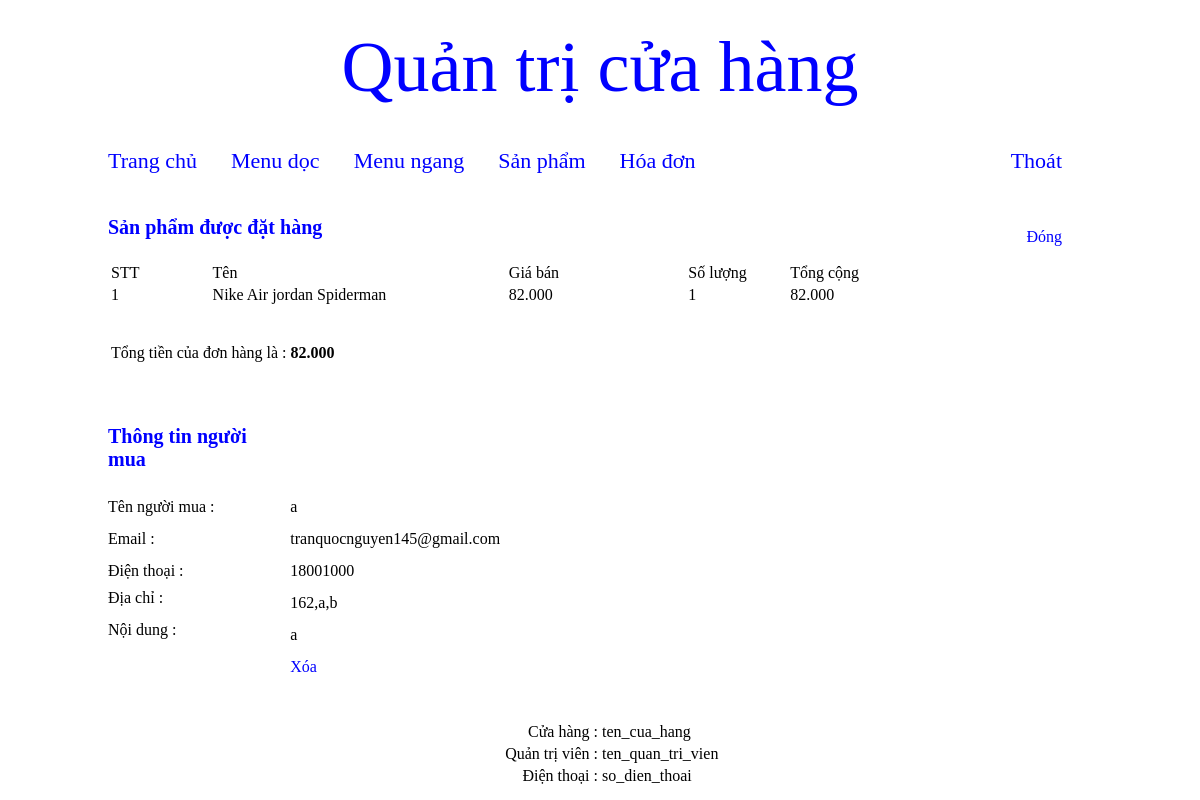
The page /quan_tri/index.php?thamso=xem_hoa_don&id=1&trang=1 (signed in) on the database its author committed.
### tables this page shows
CREATE TABLE IF NOT EXISTS `san_pham` (
  `id` int(11) NOT NULL AUTO_INCREMENT,
  `ten` varchar(256) NOT NULL,
  `noi_dung` mediumtext NOT NULL,
  `noi_bat` varchar(256) NOT NULL,
  `hinh_anh` varchar(256) NOT NULL,
  `gia` int(255) NOT NULL,
  `thuoc_menu` int(255) NOT NULL,
  `trang_chu` varchar(256) NOT NULL,
  `sap_xep_trang_chu` varchar(255) NOT NULL,
  `maloai` varchar(13) NOT NULL,
  PRIMARY KEY (`id`),
  KEY `loai` (`maloai`)
);

CREATE TABLE IF NOT EXISTS `hoa_don` (
  `id` int(11) NOT NULL AUTO_INCREMENT,
  `ten_nguoi_mua` varchar(256) NOT NULL,
  `email` varchar(256) NOT NULL,
  `dia_chi` mediumtext NOT NULL,
  `dien_thoai` varchar(10) NOT NULL,
  `noi_dung` mediumtext NOT NULL,
  `hang_duoc_mua` mediumtext NOT NULL,
  PRIMARY KEY (`id`)
);

### quan_tri/chuc_nang/hoa_don/xem_hoa_don.php (the view, shortened to what this page needs)
<?php
	$id=$_GET['id'];
	$tv="select * from hoa_don where id='$id' ";
	$tam=mysql_query($tv);
	$tv_2=mysql_fetch_array($tam);
	$ten_nguoi_mua=$tv_2['ten_nguoi_mua'];
	$email=$tv_2['email'];
	$dien_thoai=$tv_2['dien_thoai'];
	$dia_chi=$tv_2['dia_chi'];
	$noi_dung=$tv_2['noi_dung'];
	$hang_duoc_mua=$tv_2['hang_duoc_mua'];
	$link_dong="?thamso=hoa_don&&trang=".$_GET['trang'];
	$link_xoa="?xoa_hoa_don_o_trang_chi_tiet=co&id=".$id."&trang=".$_GET['trang'];
?>
<table width="990px" >
	<tr>
		<td width="250px" ><b style="color:blue;font-size:20px" >Sản phẩm được đặt hàng </b><br><br> </td>
		<td width="740px" align="right" >
			<a href="<?php echo $link_dong; ?>" class="lk_a1" style="margin-right:30px" >Đóng</a>
		</td>
	</tr>
	<tr>
		<td align="left" colspan="2" >
			<table width="880px" >
				<tr>
					<td width="100px">STT</td>
					<td width="300px" >Tên</td>
					<td width="180px">Giá bán</td>
					<td width="100px" >Số lượng</td>
					<td width="200px">Tổng cộng</td>
				</tr>
				<?php
					$m=explode("[|||||]",$hang_duoc_mua);
					$tong_lon=0;
					for($i=0;$i<count($m);$i++)
					{
						if(isset($m[$i]))
						{
							if($m[$i]!="")
							{
								$stt=$i+1;
								$m_2=explode("[|||]",$m[$i]);
								$id_sp=$m_2[0];
								$sl_sp=$m_2[1];
								$tv_sp="select id,ten,gia from san_pham where id='$id_sp' ";
								$tv_sp_1=mysql_query($tv_sp);
								$tv_sp_2=mysql_fetch_array($tv_sp_1);
								$ten=$tv_sp_2['ten'];
								$gia=$tv_sp_2['gia'];
								$gia_duoc_dinh_dang=number_format($gia,0,",",".");
								$tong=$gia*$sl_sp;
								$tong_duoc_dinh_dang=number_format($tong,0,",",".");
								$tong_lon=$tong_lon+$tong;
								if($sl_sp!=0)
								{
								?>
									<tr>
										<td><?php echo $stt; ?></td>
										<td><?php echo $ten; ?></td>
										<td><?php echo $gia_duoc_dinh_dang; ?></td>
										<td><?php echo $sl_sp; ?></td>
										<td><?php echo $tong_duoc_dinh_dang; ?></td>
									</tr>
								<?php
								}
							}
						}
					}
				?>
				<tr>
					<td colspan="5">
						<br><br>
						Tổng tiền của đơn hàng là :
						<?php
							$tong_lon_duoc_dinh_dang=number_format($tong_lon,0,",",".");
							echo "<b>".$tong_lon_duoc_dinh_dang."</b>";
						?>
						<br><br>
					</td>
				</tr>
			</table>
		</td>
	</tr>
</table>
<br><br>
<table width="990px" >
	<tr>
		<td width="180px" ><b style="color:blue;font-size:20px" >Thông tin người mua</b><br><br> </td>
		<td width="810px" align="right" >
		</td>
	</tr>
	<tr height="30px" >
		<td >Tên người mua : </td>
		<td >
			<?php echo $ten_nguoi_mua; ?>
		</td>
	</tr>
	<tr height="30px" >
		<td >Email : </td>
		<td >
			<?php echo $email; ?>
		</td>
	</tr>
	<tr height="30px" >
		<td >Điện thoại : </td>
		<td >
			<?php echo $dien_thoai; ?>
		</td>
	</tr>
	<tr height="30px" >
		<td valign="top" >Địa chỉ : </td>
		<td >
			<?php echo $dia_chi; ?>
		</td>
	</tr>
	<tr height="30px" >
		<td valign="top" >Nội dung : </td>
		<td >
			<?php echo $noi_dung; ?>
		</td>
	</tr>
	<tr height="30px" >
		<td>&nbsp;</td>
		<td>
			<a href="<?php echo $link_xoa; ?>" class="lk_a1" >Xóa</a>
		</td>
	</tr>
</table>

### quan_tri/giao_dien/giao_dien.css (style rules this page uses)
a.lk_a1 { text-decoration:none;color:blue; }

### rows shown on the page
san_pham: stt "1", ten "Nike Air jordan Spiderman", gia "82.000", gia.hang_duoc_mua "82.000"
hoa_don: hang_duoc_mua "1", ten_nguoi_mua "a", email "tranquocnguyen145@gmail.com", dien_thoai "18001000", dia_chi "162,a,b", noi_dung "a"

### other values the page prints
$tong_lon_duoc_dinh_dang "82.000"
